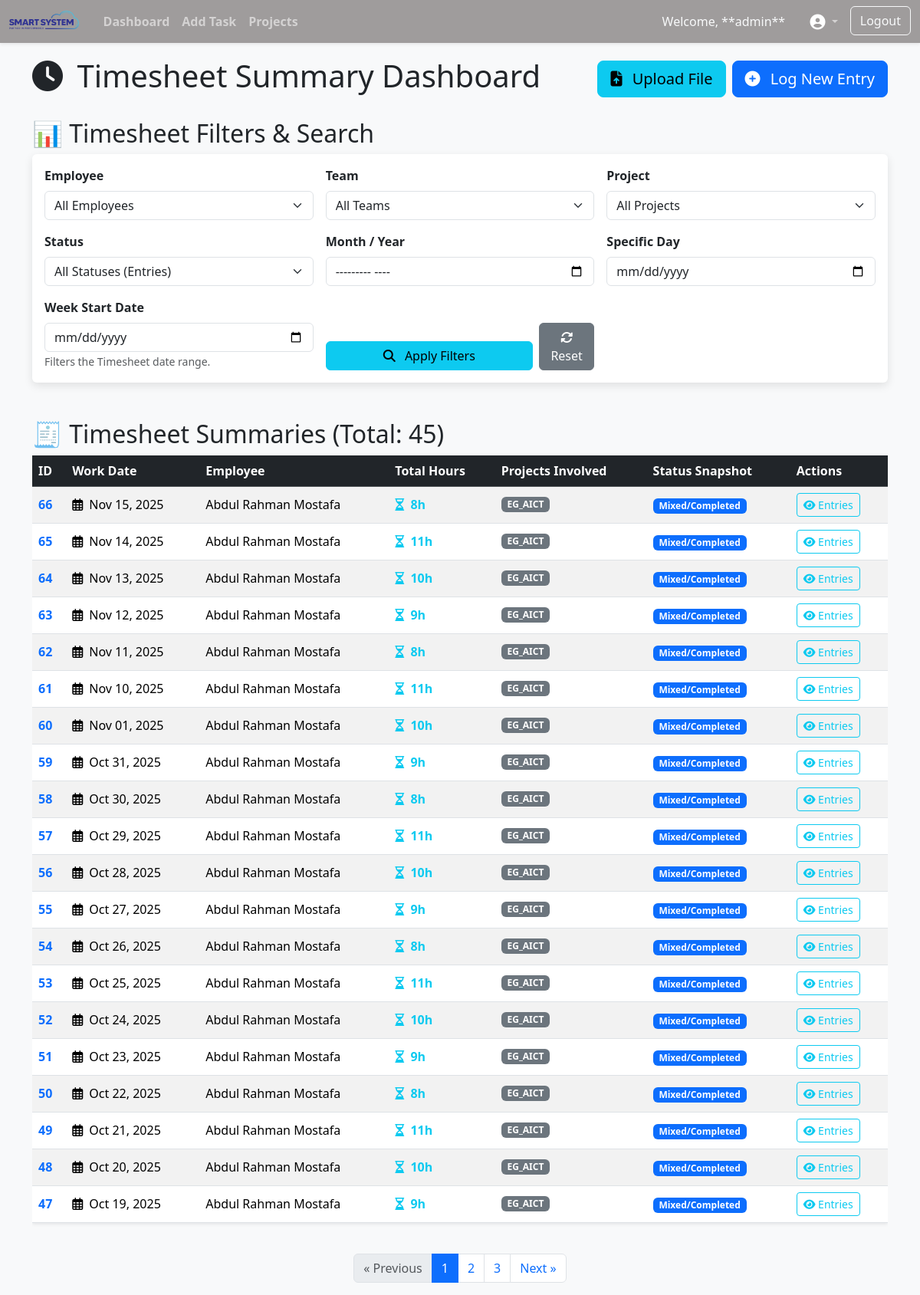
Page /timesheets/ (signed in) on the committed database.
### app/models.py (models this page shows, shortened)
class CustomUser(AbstractBaseUser, PermissionsMixin):
    ROLE_CHOICES = [
        ('admin', 'Administrator'),
        ('developer', 'Developer'),
        ('sales', 'Sales'),
        ('ceo', 'CEO '),
        ('project-manager', 'Project Manager'),
        ('leader', 'Leader'),
        ('top-manager', 'Top Manager'),
        ('delivery-manager', 'Delivery Manager'),
        ('engineer', 'Engineer'),
    ]
    username = models.CharField(max_length=150, unique=True)
    role = models.CharField(max_length=20, choices=ROLE_CHOICES)
    is_active = models.BooleanField(default=True)
    is_staff = models.BooleanField(default=False)
    full_name = models.CharField( max_length=220, default='User')
    team = models.ForeignKey(Team, on_delete=models.SET_NULL,
                              null=True, blank=True, related_name="employees")
    objects = CustomUserManager()
    date_joined = models.DateTimeField(auto_now_add=True)
    email = models.EmailField(null=True, blank=True)
    USERNAME_FIELD = 'username'
    REQUIRED_FIELDS = ['role']
    class Meta:
        ordering = ('-date_joined',)

class Timesheet(models.Model):
    user = models.ForeignKey(CustomUser, on_delete=models.CASCADE)
    date = models.DateField()
    class Meta:
        constraints = [
            models.UniqueConstraint(
                fields=['user', 'date'],
                name='unique_user_date_timesheet'
            )
        ]
        ordering = ['date']

class TimesheetEntry(models.Model):
    STATUS_CHOICES = [
        ('Inprogress', 'In Progress'),
        ('APPROVED', 'Approved'),
        ('REJECTED', 'Rejected'),
        ('COMPLETED', 'Completed'),
        ('DRAFT', 'Draft'),
    ]
    task_type = models.CharField(max_length=20,
        choices=(("Delivery","Delivery"), ("Pre-Sale", "Pre-Sale"), ("study", "Study / Training")), default="Delivery")
    user = models.ForeignKey(
        CustomUser,
        on_delete=models.CASCADE,
        related_name='timesheets',
        verbose_name="Assigned By/User"
    )
    project = models.ForeignKey(
        Project,
        on_delete=models.PROTECT,
        related_name='entries'
    )
    task_description = models.TextField()
    hours = models.DecimalField(
        max_digits=5,
        decimal_places=2,
        validators=[MinValueValidator(0.01)],
        help_text="Hours must be greater than zero."
    )
    work_date = models.DateField()
    status = models.CharField(
        max_length=10,
        choices=STATUS_CHOICES,
        default='Inprogress'
    )
    time_sheet = models.ForeignKey(Timesheet, on_delete=models.CASCADE,
                                    null=True, related_name='tasks')
    created_at = models.DateTimeField(auto_now_add=True)
    updated_at = models.DateTimeField(auto_now=True)
    is_scheduled = models.BooleanField(default=False)
    time_start = models.TimeField(null=True, blank=True)
    time_end = models.TimeField(null=True, blank=True)
    class Meta:
        ordering = ['-work_date', '-created_at']
        verbose_name = "Timesheet Entry"
        verbose_name_plural = "Timesheet Entries"

class Project(models.Model):
    name = models.CharField(max_length=150, unique=True)
    description = models.TextField(blank=True)
    is_active = models.BooleanField(default=True)
    is_public = models.BooleanField(default=False)
    created_by = models.ForeignKey(CustomUser, on_delete=models.PROTECT, null=True, blank=True)
    created_at = models.DateTimeField(auto_now_add=True)
    class Meta:
        ordering = ['name']
        verbose_name_plural = "Projects"

### app/views.py (the view, shortened to what this page needs)
# urls.py: path('timesheets/', views.timesheet, name='timesheet'),
@user_passes_test(lambda u: is_admin(u) or is_manager(u) or is_leader(u), login_url=reverse_lazy('home'))
def timesheet(request, scheduled=None):
    if scheduled:
        queryset = Timesheet.objects.select_related(
            'user',
            'user__team'
        ).filter(tasks__is_scheduled=True)
    else:
        queryset = Timesheet.objects.select_related(
            'user',
            'user__team'
        ).filter(tasks__is_scheduled=False)
    if request.user.role == 'leader':
        queryset = queryset.filter(user__team=request.user.team)
    queryset = queryset.annotate(
        total_hours=Sum('tasks__hours'),
    )
    filters = Q()
    user_pk = request.GET.get('user_pk')
    if user_pk:
        filters &= Q(user__pk=user_pk)
    team_pk = request.GET.get('team_pk')
    if team_pk:
        filters &= Q(user__team__pk=team_pk)
    project_pk = request.GET.get('project_pk')
    if project_pk:
        filters &= Q(tasks__project__pk=project_pk)
    status = request.GET.get('status')
    if status:
        filters &= Q(tasks__status=status)
    work_date_str = request.GET.get('work_date')
    if work_date_str:
        try:
            work_date = datetime.strptime(work_date_str, '%Y-%m-%d').date()
            filters &= Q(date=work_date)
        except ValueError:
            pass
    month_year_str = request.GET.get('month_year')
    week_start_date_str = request.GET.get('week_start_date')
    queryset = queryset.filter(filters).distinct().order_by('-date', 'user__full_name')
    paginator = Paginator(queryset, 20)
    page = request.GET.get('page', 1)
    try:
        page_obj = paginator.page(page)
    except PageNotAnInteger:
        page_obj = paginator.page(1)
    except EmptyPage:
        page_obj = paginator.page(paginator.num_pages)
    status_choices = TimesheetEntry.STATUS_CHOICES
    context = {
        'page_obj': page_obj,
        'all_users': CustomUser.objects.order_by('full_name').all(),
        'all_teams': Team.objects.order_by('title').all(),
        'all_projects': Project.objects.order_by('name').all(),
        'status_choices': status_choices,
        'current_params': request.GET.urlencode(),
    }
    return render(request, 'time_sheets.html', context)

### app/views.py (called while the page is built)
def is_admin(user):
    return user.is_superuser or user.role == "admin"

### templates/time_sheets.html (shortened to what this page needs)
{% extends 'base.html' %}
{% load static %}
{% block content %}
<div class="d-flex justify-content-between align-items-center mb-4 animate__animated animate__fadeInDown">
    <h1><i class="fas fa-clock me-2"></i> Timesheet Summary Dashboard</h1>
    <div class="d-flex gap-2">
        <button type="button" class="btn btn-info btn-lg" data-bs-toggle="modal" data-bs-target="#uploadModal">
            <i class="fas fa-file-upload me-2"></i> Upload File
        </button>
        <a href="{% url 'add_timesheet' %}" class="btn btn-primary btn-lg" >
            <i class="fas fa-plus-circle me-2"></i> Log New Entry
        </a>
    </div>
</div>
<h2>📊 Timesheet Filters & Search</h2>
<div class="card shadow-sm mb-5 animate__animated animate__fadeIn">
    <div class="card-body">
        <form method="GET" class="row g-3">
            <div class="col-md-4 col-sm-6">
                <label for="filter_employee" class="form-label fw-bold">Employee</label>
                <select class="form-select" id="filter_employee" name="user_pk">
                    <option value="">All Employees</option>
                </select>
            </div>
            <div class="col-md-4 col-sm-6">
                <label for="filter_team" class="form-label fw-bold">Team</label>
                <select class="form-select" id="filter_team" name="team_pk">
                    <option value="">All Teams</option>
                </select>
            </div>
            <div class="col-md-4 col-sm-6">
                <label for="filter_project" class="form-label fw-bold">Project</label>
                <select class="form-select" id="filter_project" name="project_pk">
                    <option value="">All Projects</option>
                </select>
            </div>
            <div class="col-md-4 col-sm-6">
                <label for="filter_status" class="form-label fw-bold">Status</label>
                <select class="form-select" id="filter_status" name="status">
                    <option value="">All Statuses (Entries)</option>
                </select>
            </div>
            <div class="col-md-4 col-sm-6">
                <label for="filter_month" class="form-label fw-bold">Month / Year</label>
                <input type="month" class="form-control" id="filter_month" name="month_year" value="{{ request.GET.month_year }}">
            </div>
            <div class="col-md-4 col-sm-6">
                <label for="filter_date" class="form-label fw-bold">Specific Day</label>
                <input type="date" class="form-control" id="filter_date" name="work_date" value="{{ request.GET.work_date }}">
            </div>
            <div class="col-md-4 col-sm-6">
                <label for="filter_week" class="form-label fw-bold">Week Start Date</label>
                <input type="date" class="form-control" id="filter_week" name="week_start_date" value="{{ request.GET.week_start_date }}">
                <small class="text-muted">Filters the Timesheet date range.</small>
            </div>
            <div class="col-12 col-md-4 d-flex align-items-end">
                <button type="submit" class="btn btn-info w-100 me-2"><i class="fas fa-search me-2"></i> Apply Filters</button>
                <a href="." class="btn btn-secondary"><i class="fas fa-sync-alt"></i> Reset</a>
            </div>
        </form>
    </div>
</div>
<h2>🧾 Timesheet Summaries (Total: {{ page_obj.paginator.count }})</h2>
<div class="table-responsive animate__animated animate__fadeInUp">
    <table class="table table-hover table-striped shadow-sm align-middle">
        <thead class="table-dark">
            <tr>
                <th>ID</th>
                <th>Work Date</th>
                <th>Employee</th>
                <th>Total Hours</th>
                <th>Projects Involved</th>
                <th>Status Snapshot</th>
                <th>Actions</th>
            </tr>
        </thead>
        <tbody>
            {% for timesheet in page_obj.object_list %}
            <tr>
                <td class="fw-bold">
                    <a href="{%url 'timesheet_entries' timesheet.pk %}" class="text-decoration-none text-primary timesheet-link"
                        data-timesheet-id="{{ timesheet.pk }}"
                        onclick="console.log('Navigate to Timesheet Detail: {{ timesheet.pk }}')">
                        {{ timesheet.pk }}
                    </a>
                </td>
                <td><i class="far fa-calendar-alt me-1"></i> {{ timesheet.date|date:"M d, Y" }}</td>
                <td>{{ timesheet.user.full_name }}</td>
                <td class="fw-bold text-info">
                    <i class="far fa-hourglass-half me-1"></i> {{ timesheet.total_hours|default:"0.00" }}h
                </td>
                <td>
                    {% for entry in timesheet.tasks.all %}
                        <span class="badge bg-secondary me-1 mb-1">{{ entry.project.name }}</span>
                    {% endfor %}
                </td>
             <td>
                    {% if timesheet.summary_status == 'REJECTED' %}
                        <span class="badge bg-danger"><i class="fas fa-times-circle me-1"></i> Rejected</span>
                    {% elif timesheet.summary_status == 'PENDING' %}
                        <span class="badge bg-warning text-dark"><i class="fas fa-hourglass-half me-1"></i> Pending Review</span>
                    {% elif timesheet.summary_status == 'APPROVED' %}
                        <span class="badge bg-success"><i class="fas fa-check-circle me-1"></i> Fully Approved</span>
                    {% else %}
                        <span class="badge bg-primary">Mixed/Completed</span>
                    {% endif %}
                </td>
                <td>
                    <button type="button" class="btn btn-sm btn-outline-info"
                            onclick="console.log('View detail for timesheet {{ timesheet.pk }}')">
                            <i class="fas fa-eye"></i> Entries
                    </button>
                </td>
            </tr>
            {% empty %}
            <tr>
                <td colspan="7" class="text-center text-muted">No timesheet summaries found matching the current filters.</td>
            </tr>
            {% endfor %}
        </tbody>
    </table>
</div>
{% if page_obj.has_other_pages %}
<nav aria-label="Timesheet Page Navigation" class="mt-4">
    <ul class="pagination justify-content-center">
        {% with current_params=request.GET.urlencode|cut:"&page="|urlencode %}
        {% if page_obj.has_previous %}
        <li class="page-item">
            <a class="page-link" href="?page={{ page_obj.previous_page_number }}&{{ current_params }}">&laquo; Previous</a>
        </li>
        {% else %}
        <li class="page-item disabled"><span class="page-link">&laquo; Previous</span></li>
        {% endif %}
        {% for i in page_obj.paginator.page_range %}
            {% if page_obj.number == i %}
                <li class="page-item active"><span class="page-link">{{ i }}</span></li>
            {% else %}
                <li class="page-item">
                    <a class="page-link" href="?page={{ i }}&{{ current_params }}">{{ i }}</a>
                </li>
            {% endif %}
        {% endfor %}
        {% if page_obj.has_next %}
        <li class="page-item">
            <a class="page-link" href="?page={{ page_obj.next_page_number }}&{{ current_params }}">Next &raquo;</a>
        </li>
        {% else %}
        <li class="page-item disabled"><span class="page-link">Next &raquo;</span></li>
        {% endif %}
        {% endwith %}
    </ul>
</nav>
{% endif %}
{% endblock %}

### templates/base.html (shortened to what this page needs)
{% load static %}
<!DOCTYPE html>
<html lang="en">
<head>
<link href="https://cdn.jsdelivr.net/npm/bootstrap@5.3.2/dist/css/bootstrap.min.css" rel="stylesheet">
<link rel="stylesheet" href="https://cdnjs.cloudflare.com/ajax/libs/font-awesome/6.5.1/css/all.min.css">
<link rel="stylesheet" href="{% static 'css/style.css' %}">
<link rel="stylesheet" href="https://cdnjs.cloudflare.com/ajax/libs/animate.css/4.1.1/animate.min.css"/>
</head>
<body>
<nav class="navbar navbar-expand-lg navbar-dark bg-primary shadow-sm fixed-top" style="z-index: 1030;">
<div class="container-fluid">
<a class="navbar-brand" href="{% url 'home' %}">
<img src="{% static 'img/Smart-System-Logo.webp' %}" alt="Logo" height="24" class="d-inline-block align-text-top me-2">
</a>
<div class="collapse navbar-collapse" id="navbarNav">
<ul style="font-weight: bolder;" class="navbar-nav me-auto mb-2 mb-lg-0">
<li class="nav-item"><a class="nav-link" href="{% url 'home' %}">Dashboard</a></li>
<li class="nav-item"><a class="nav-link" href="{%url 'add_timesheet' %}">Add Task</a></li>
<li class="nav-item"><a class="nav-link" href="{%url 'projects' %}">Projects</a></li>
</ul>
<ul class="navbar-nav mb-2 mb-lg-0">
<li class="nav-item d-flex align-items-center">
 <span class="navbar-text me-3 text-light">
Welcome, **{{ request.user.username }}**
 </span>
</li>
<li class="nav-item dropdown me-2">
<a class="nav-link dropdown-toggle" href="#" id="accountDropdown" role="button" data-bs-toggle="dropdown" aria-expanded="false">
<i class="fas fa-user-circle fa-lg text-white"></i>
</a>
</li>
<li class="nav-item">
<a href="{%url 'logout' %}" class="btn btn-outline-light">Logout</a>
</li>
</ul>
</div>
</div>
</nav>
<main class="container">
{% block content %}
{% endblock %}
</main>
</body>
</html>

### static/css/style.css (style rules this page uses)
:root { --primary-color: #9f9c9c; --secondary-color: #402fd61f; --background-color: #f8f9fa; --card-bg-color: #ffffff; --text-color: #212529; --shadow-color: rgba(0, 0, 0, 0.1); --bs-primary: var(--primary-color); --bs-bg-opacity: 1; }
body { background-color: var(--background-color); color: var(--text-color); transition: background-color 0.3s, color 0.3s; padding-top: 75px; }
.navbar-dark.bg-primary { background-color: var(--primary-color) !important; }
.card { background-color: var(--card-bg-color); color: var(--text-color); box-shadow: 0 4px 12px var(--shadow-color) !important; border: none; transition: background-color 0.3s, box-shadow 0.3s; }

### rows in the picture
CustomUser: user.username "admin"
Timesheet: pk "66", date "Nov 15, 2025", user.full_name "Abdul Rahman Mostafa", total_hours "8"
TimesheetEntry: project.name "EG_AICT"
Timesheet: pk "65", date "Nov 14, 2025", user.full_name "Abdul Rahman Mostafa", total_hours "11"
TimesheetEntry: project.name "EG_AICT"
Timesheet: pk "64", date "Nov 13, 2025", user.full_name "Abdul Rahman Mostafa", total_hours "10"
TimesheetEntry: project.name "EG_AICT"
Timesheet: pk "63", date "Nov 12, 2025", user.full_name "Abdul Rahman Mostafa", total_hours "9"
TimesheetEntry: project.name "EG_AICT"
Timesheet: pk "62", date "Nov 11, 2025", user.full_name "Abdul Rahman Mostafa", total_hours "8"
TimesheetEntry: project.name "EG_AICT"
Timesheet: pk "61", date "Nov 10, 2025", user.full_name "Abdul Rahman Mostafa", total_hours "11"
TimesheetEntry: project.name "EG_AICT"
Timesheet: pk "60", date "Nov 01, 2025", user.full_name "Abdul Rahman Mostafa", total_hours "10"
TimesheetEntry: project.name "EG_AICT"
Timesheet: pk "59", date "Oct 31, 2025", user.full_name "Abdul Rahman Mostafa", total_hours "9"
TimesheetEntry: project.name "EG_AICT"
Timesheet: pk "58", date "Oct 30, 2025", user.full_name "Abdul Rahman Mostafa", total_hours "8"
TimesheetEntry: project.name "EG_AICT"
Timesheet: pk "57", date "Oct 29, 2025", user.full_name "Abdul Rahman Mostafa", total_hours "11"
TimesheetEntry: project.name "EG_AICT"
Timesheet: pk "56", date "Oct 28, 2025", user.full_name "Abdul Rahman Mostafa", total_hours "10"
TimesheetEntry: project.name "EG_AICT"
Timesheet: pk "55", date "Oct 27, 2025", user.full_name "Abdul Rahman Mostafa", total_hours "9"
TimesheetEntry: project.name "EG_AICT"
Timesheet: pk "54", date "Oct 26, 2025", user.full_name "Abdul Rahman Mostafa", total_hours "8"
TimesheetEntry: project.name "EG_AICT"
Timesheet: pk "53", date "Oct 25, 2025", user.full_name "Abdul Rahman Mostafa", total_hours "11"
TimesheetEntry: project.name "EG_AICT"
Timesheet: pk "52", date "Oct 24, 2025", user.full_name "Abdul Rahman Mostafa", total_hours "10"
TimesheetEntry: project.name "EG_AICT"
Timesheet: pk "51", date "Oct 23, 2025", user.full_name "Abdul Rahman Mostafa", total_hours "9"
TimesheetEntry: project.name "EG_AICT"
Timesheet: pk "50", date "Oct 22, 2025", user.full_name "Abdul Rahman Mostafa", total_hours "8"
TimesheetEntry: project.name "EG_AICT"
Timesheet: pk "49", date "Oct 21, 2025", user.full_name "Abdul Rahman Mostafa", total_hours "11"
TimesheetEntry: project.name "EG_AICT"
Timesheet: pk "48", date "Oct 20, 2025", user.full_name "Abdul Rahman Mostafa", total_hours "10"
TimesheetEntry: project.name "EG_AICT"
Timesheet: pk "47", date "Oct 19, 2025", user.full_name "Abdul Rahman Mostafa", total_hours "9"
TimesheetEntry: project.name "EG_AICT"

### other values in the picture
{{ page_obj.paginator.count }} "45"
{{ i }} "1"
{{ i }} "2" "3"
